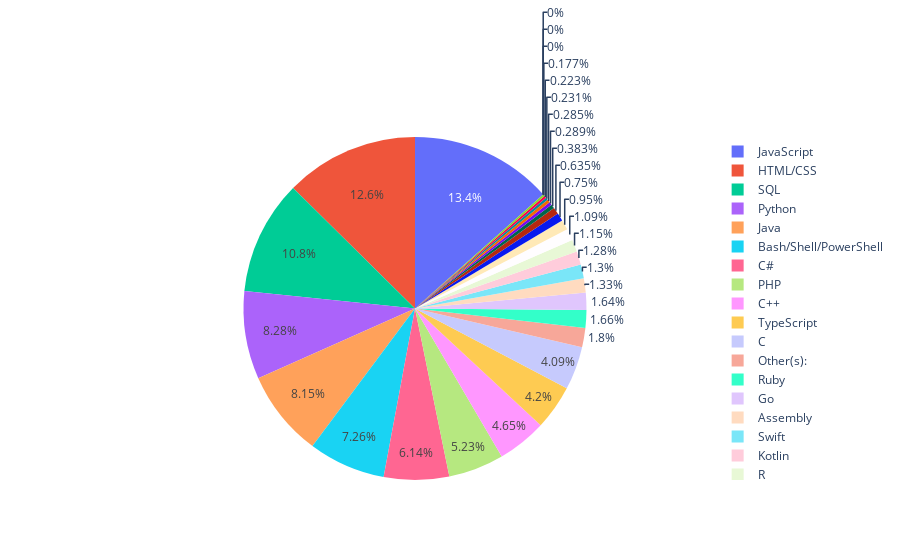

This figure's notebook cell:
### Code cell
# fig = dict({
#     "data": [{"type": "bar",
#               "x": list(language_dict_2019_in_percentage.keys()),
#               "y": list(language_dict_2019_in_percentage.values())}],
#     "layout": {"title": {"text": "A Figure Specified By Python Dictionary"}}
# })
# import plotly.io as pio
# pio.show(fig)
labels = list(language_dict_2019_in_percentage.keys())
values = list(language_dict_2019_in_percentage.values())
fig = go.Figure(data=[go.Pie(labels=labels, values=values)])
fig.show()

### Figure 1 — Plotly figure (JSON) as saved in the notebook; plotly's stock layout.template omitted (floating-point values rounded to 4 significant figures)
{"data": [{"labels": ["Python", "JavaScript", "Java", "HTML/CSS", "C++", "C", "C#", "Go", "Bash/Shell/PowerShell", "SQL", "TypeScript", "R", "PHP", "Ruby", "Assembly", "Rust", "VBA", "WebAssembly", "Other(s):", "Swift", "Kotlin", "Erlang", "Elixir", "Clojure", "Objective-C", "Scala", "F#", "Dart", "Perl", "Julia", "Haskell"], "type": "pie", "values": [41.61, 67.58, 40.96, 63.3, 23.41, 20.56, 30.89, 8.233, 36.53, 54.27, 21.13, 5.762, 26.28, 8.368, 6.689, 3.194, 5.47, 1.162, 9.071, 6.55, 6.438, 0.8888, 1.452, 1.436, 4.778, 3.772, 1.119, 1.925, 0, 0, 0]}], "layout": {"autosize": true}}
